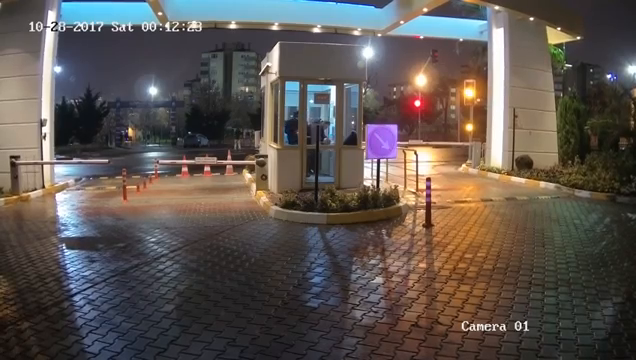
#> input picture frame 31 of video/0016.avi, 636 x 360 px
$ python classifier.py   (older library calls are emulated)
#> lines starting #> are read from the running program, lines starting #| are printed output that depends on the picture
import cv2 as cv
import time
from skimage.measure import compare_ssim as ssim
import numpy as np

path= "/home/ffe/Desktop/Video_Classifier/video/"

video = cv.VideoCapture(path + '0016.avi')
startTime = int(round(time.time()))

suc, img = video.read()
#> img is the input picture: shape (360, 636, 3); mean B, G, R 80, 84.8, 93
count = 0
count2 = 1
while suc:
    suc, img = video.read()
    if count%10 == 0:
        img_g = cv.cvtColor(img, cv.COLOR_BGR2GRAY)
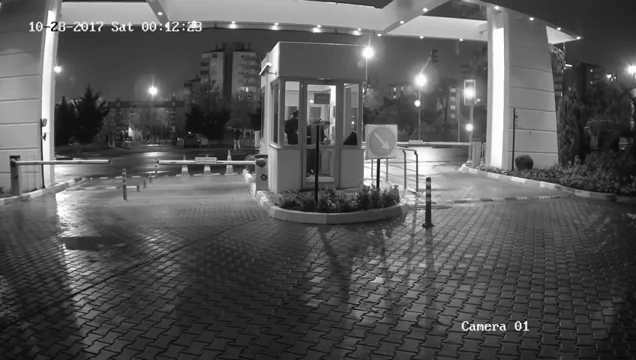
#> img_g: shape (360, 636); min 1, max 255, mean 86.7
        img_r = cv.resize(img_g, (100,100))
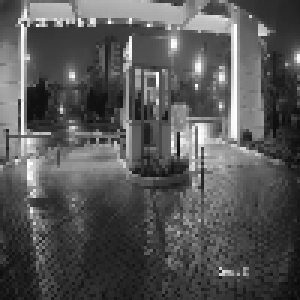
#> img_r: shape (100, 100) (shown 3 times larger); min 10, max 255, mean 86.2
        cv.imwrite(path + "tmp/img%05d.jpg" % count2, img_r)
        count2 += 1
    count += 1

def compare(imgX, imgY):
    r = ssim(imgX, imgY)
    return r

ratio=[]

for x in range(1,count2-1):
    im = path + "tmp/img" +format(x, ">05d") + ".jpg"
    im2= path + "tmp/img"+format(x+1, ">05d")+ ".jpg"
    #print(im)
    img1 = cv.imread(im, 0)
    #print('### shape : {}'.format(img1.shape))
    img2 = cv.imread(im2, 0)
    #print('### shape : {}'.format(img2.shape))
    print(im +" --- "+ im2)
    tmp = compare(img1, img2)
    ratio.append(tmp)

rt = np.average(ratio)
print(rt)

endTime = int(round(time.time()))

print ("Time: ", (endTime-startTime))

print(count2)
if (rt > 0.8):
    print("Security cam")
else:
    print("Normal cam")

$ run again, starting later in the video
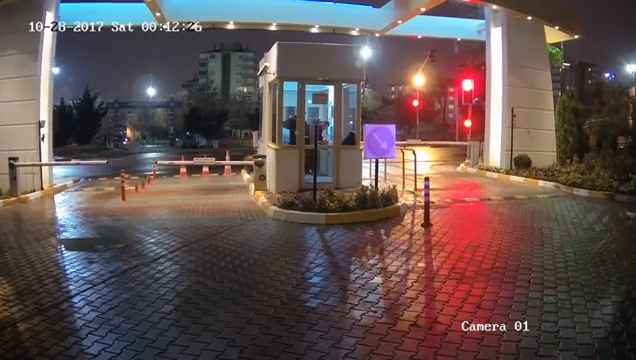
#> input picture frame 141 of video/0016.avi, 636 x 360 px
#> img is the input picture: shape (360, 636, 3); mean B, G, R 80.8, 82.3, 97.9
#> `img_g = cv.cvtColor(img, cv.COLOR_BGR2GRAY)`:
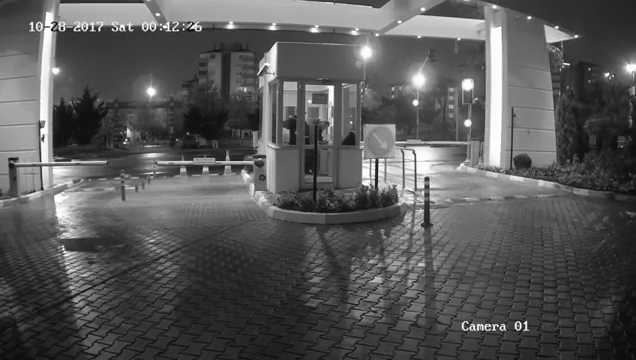
#> img_g: shape (360, 636); min 1, max 255, mean 86.8
#> `img_r = cv.resize(img_g, (100,100))`:
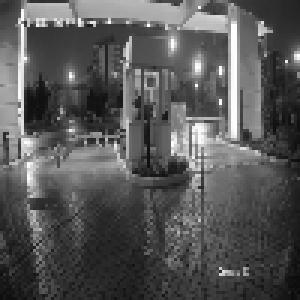
#> img_r: shape (100, 100) (shown 3 times larger); min 11, max 255, mean 86.9
